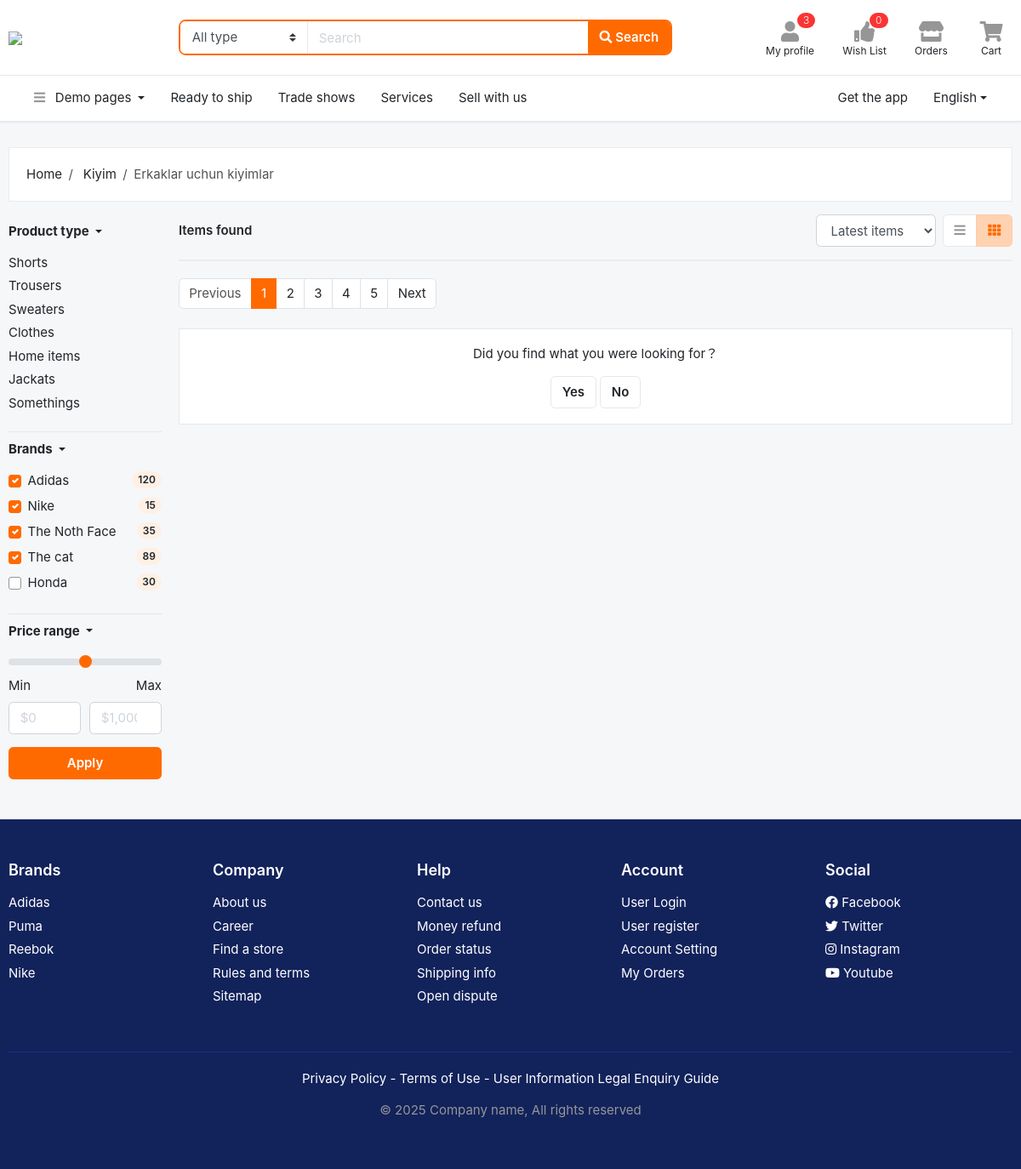
The app's page /kiyim/erkaklar-uchun-kiyimlar/products/?view=large (signed in), older data.
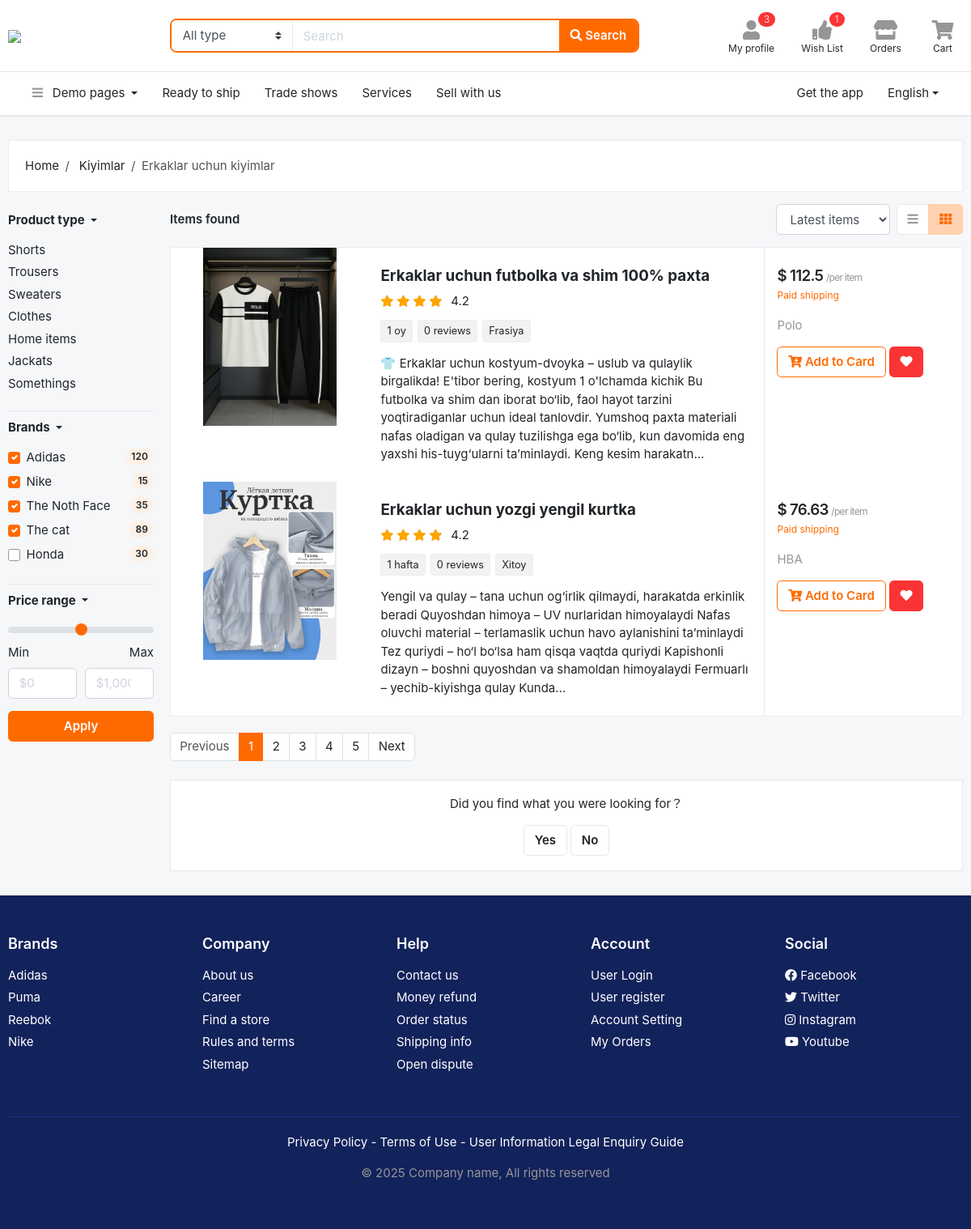
The same page, newer data.
### users/models.py (models this page shows, shortened)
class User(AbstractUser):
    class GENDER(models.TextChoices):
        MALE = 'male', 'male'
        FEMALE = 'female', 'female'
    phone = models.CharField(max_length=13)
    gender = models.CharField(max_length=10, choices=GENDER.choices, blank=True, null=True)
    city = models.CharField(max_length=50, blank=True, null=True)
    country = models.CharField(max_length=50, blank=True, null=True)
    confirmation_code = models.CharField(max_length=6, blank=True, null=True)
    confirmed = models.BooleanField(default=False)

### main/models.py (models this page shows, shortened)
class SubCategory(models.Model):
    title = models.CharField(max_length=255)
    image = models.ImageField(upload_to='images/', null=True, blank=True)
    slug = models.SlugField(max_length=255, unique=True, blank=True, null=True)
    category = models.ForeignKey(Category, on_delete=models.CASCADE)

class Category(models.Model):
    title = models.CharField(max_length=255)
    image = models.ImageField(upload_to='images/', null=True, blank=True)
    slug = models.SlugField(max_length=255, unique=True, blank=True, null=True)

class Product(models.Model):
    name = models.CharField(max_length=255)
    slug = models.SlugField(max_length=255, unique=True, blank=True, null=True)
    brand = models.CharField(max_length=255, blank=True, null=True)
    price = models.FloatField(validators=[MinValueValidator(0.0)])
    description = models.TextField(blank=True, null=True)
    guarantee = models.CharField(max_length=255, blank=True, null=True)
    delevery_time = models.CharField(max_length=255, blank=True, null=True)
    country = models.CharField(max_length=255, blank=True, null=True)
    rating = models.FloatField(validators=[MinValueValidator(1.0), MaxValueValidator(5.0)], default=5.0)
    views = models.PositiveIntegerField(default=0)
    sub_category = models.ForeignKey(SubCategory, on_delete=models.CASCADE)
    created_at = models.DateTimeField(auto_now_add=True)

class Image(models.Model):
    image = models.ImageField(upload_to='images/', null=True, blank=True)
    product = models.ForeignKey(Product, on_delete=models.CASCADE)

### main/views.py (the view)
# urls.py: path('<category_slug>/<subcategory_slug>/products/', SubCategoryView.as_view(), name='sub-category'),
class SubCategoryView(LoginRequiredMixin,View):
    def get(self, request, category_slug, subcategory_slug):
        subcategory = get_object_or_404(SubCategory, slug=subcategory_slug)
        products = Product.objects.filter(sub_category=subcategory).order_by('rating')
        countries = products.values_list('country', flat=True).distinct()
        brands = products.values_list('brand', flat=True).distinct()
        view = request.GET.get('view')
        filter_countries = request.GET.getlist('country')
        filter_brands = request.GET.getlist('brand')
        max_price = request.GET.get('max_price') if request.GET.get('max_price') !="" else None
        min_price = request.GET.get('min_price') if request.GET.get('min_price') !="" else None
        if filter_countries:
          products = products.filter(country__in=filter_countries)
        if filter_brands:
            products = products.filter(brand__in=filter_brands)
        if max_price is not None:
            products = products.filter(price__lte=max_price)
        if min_price is not None:
            products = products.filter(price__gte=min_price)
        paginator = Paginator(products, 2)
        pages = range(1, paginator.num_pages + 1)
        page = request.GET.get('page', 1)
        products = paginator.get_page(page)
        context = {
            'subcategory': subcategory,
            'view': view,
            'products': products,
            'countries': countries,
            'brands': brands,
            'filter_countries': filter_countries,
            'filter_brands': filter_brands,
            'max_price': max_price,
            'min_price': min_price,
            'pages': pages,
            'page': int(page),
            'pr_page': int(page) - 1 if int(page) > 1 else 1,
            'nt_page': int(page) + 1 if int(page) < paginator.num_pages else paginator.num_pages,
        }
        if view is not None:
            if view == 'large':
                return render(request, 'sub-products-large.html', context)
        return render(request, 'sub-products-grid.html', context)

### templates/sub-products-large.html (shortened to what the changed rows need)
{% extends 'base.html' %}
{% block content %}
<section class="section-content padding-y">
    <div class="container">
        <div class="card mb-3">
            <div class="card-body">
                <ol class="breadcrumb float-left">
                    <li class="breadcrumb-item"><a href="{% url 'home' %}">Home</a></li>
                    <li class="breadcrumb-item"><a href="{% url 'category' subcategory.category.slug %}">
                        {{ subcategory.category.title }}</a></li>
                    <li class="breadcrumb-item active">{{ subcategory.title }}</li>
                </ol>
            </div>
        </div>
        <div class="row">
            <main class="col-md-10">
                <header class="mb-3">
                    <div class="form-inline">
                    </div>
                </header>
                <article class="card card-product-list">
                    <div class="row no-gutters">
                        {% for product in products %}
                        <aside class="col-md-3">
                            <a href="#" class="img-wrap">
                                <img src="{{ product.image_set.first.image.url }}">
                            </a>
                        </aside>
                        <div class="col-md-6">
                            <div class="info-main">
                                <a href="{% url 'product' product.slug %}" class="h5 title"> {{ product.name }}</a>
                                <div class="rating-wrap mb-2">
                                    <ul class="rating-stars">
                                        <li style="width: {{ rating_percentage }}%; width: 100%" class="stars-active">
                                            <i class="fa fa-star"></i> <i class="fa fa-star"></i>
                                            <i class="fa fa-star"></i> <i class="fa fa-star"></i>
                                        </li>
                                        <li>
                                            <i class="fa fa-star"></i> <i class="fa fa-star"></i>
                                            <i class="fa fa-star"></i>
                                            <i class="fa fa-star"></i>
                                        </li>
                                    </ul>
                                    <div class="label-rating">{{ product.rating }}</div>
                                </div>
                                <p class="mb-3">
                                    <span class="tag"> {{ product.guarantee }} </span>
                                    <span class="tag"> {{ product.review_set.count }} reviews </span>
                                    <span class="tag"> {{ product.country }} </span>
                                </p>
                                <p> {{ product.description|truncatechars:350 }} </p>
                            </div>
                        </div>
                        <aside class="col-sm-3">
                            <div class="info-aside">
                                <div class="price-wrap">
                                    <span class="h5 price">$ {{ product.price }}</span>
                                    <small class="text-muted">/per item</small>
                                </div>
                                <small class="text-warning">Paid shipping</small>
                                <p class="text-muted mt-3">{{ product.brand }}</p>
                                <p class="mt-3">
                                    <a href="{% url 'add-to-cart' product.id %}" class="btn btn-outline-primary"> <i class="fa fa-cart-arrow-down"></i> Add to Card</a>
                                    <a href="{% url 'add-to-wishlist' product.id %}" class="btn btn-danger"><i class="fa fa-heart"></i></a>
                                </p>
                            </div>
                        </aside>
                        {% endfor %}
                    </div>
                </article>
                <nav class="mb-4" aria-label="Page navigation sample">
                    <ul class="pagination">
                    </ul>
                </nav>
                <div class="box text-center">
                    <p>Did you find what you were looking for？</p>
                    <a href="" class="btn btn-light">Yes</a>
                    <a href="" class="btn btn-light">No</a>
                </div>
            </main>
        </div>
    </div>
</section>
{% endblock %}

### templates/base.html (shortened to what the changed rows need)
<!DOCTYPE HTML>
{% load static %}
<html lang="en">
<head>
<link href="/static/css/bootstrap.css?v=2.0" rel="stylesheet" type="text/css"/>
<link href="/static/fonts/fontawesome/css/all.min.css?v=2.0" type="text/css" rel="stylesheet">
<link href="/static/css/ui.css?v=2.0" rel="stylesheet" type="text/css"/>
<link href="/static/css/responsive.css?v=2.0" rel="stylesheet" type="text/css" />
</head>
<body>
<header class="section-header">
<section class="header-main border-bottom">
	<div class="container">
		<div class="row align-items-center">
			<div class="col-xl-4 col-lg-4 col-md-6">
				<div class="widgets-wrap float-md-right">
					<div class="widget-header mr-3">
						<a href="{% url 'wishlist' %}" class="widget-view">
							<div class="icon-area">
								<i class="fa fa-thumbs-up"></i>
								<span class="notify">{{ request.user.favorite_set.count }}</span>
							</div>
						</a>
					</div>
				</div>
			</div>
		</div>
	</div>
</section>
</header>
{% block content %} {% endblock %}
</body>
</html>

Row changes from the older to the newer data that the page shows:
changed User: user.favorite_set.count "0" → "1"
changed through a linked row, SubCategory "Erkaklar uchun kiyimlar": category "Kiyim" → "Kiyimlar"
added Product: image_set.first.image (picture), name "Erkaklar uchun futbolka va shim 100% paxta", rating "4.2", guarantee "1 oy", review_set.count "0", country "Frasiya", description "👕 Erkaklar uchun kostyum-dvoyka – uslub va qulaylik birgalikda! E'tibor bering, kostyum 1 o'lchamda kichik Bu futbolka va shim dan iborat bo‘lib, faol hayot tarzini yoqtiradiganlar uchun ideal tanlovdir. Yumshoq paxta materiali nafas oladigan va qulay tuzilishga ega bo‘lib, kun davomida eng yaxshi his-tuyg‘ularni ta’minlaydi. Keng kesim harakatn…", price "112.5", brand "Polo"
added Product: image_set.first.image (picture), name "Erkaklar uchun yozgi yengil kurtka", rating "4.2", guarantee "1 hafta", review_set.count "0", country "Xitoy", description "Yengil va qulay – tana uchun og‘irlik qilmaydi, harakatda erkinlik beradi Quyoshdan himoya – UV nurlaridan himoyalaydi Nafas oluvchi material – terlamaslik uchun havo aylanishini ta’minlaydi Tez quriydi – ho‘l bo‘lsa ham qisqa vaqtda quriydi Kapishonli dizayn – boshni quyoshdan va shamoldan himoyalaydi Fermuarlı – yechib-kiyishga qulay Kunda…", price "76.63", brand "HBA"
